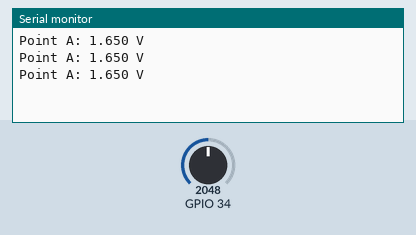
Recording of a sketch running on a simulated ESP32. Shown: the last lines printed to the serial monitor. The test bench sets the inputs (shaded band); at power-on: GPIO 34 = 2048.

Above: at 1.2 s.
1.3 s: GPIO 34 set to 2866
At 1.9 s:
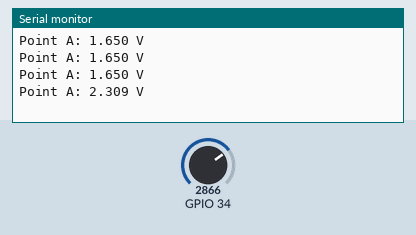
2.8 s: GPIO 34 set to 3603
At 3.4 s:
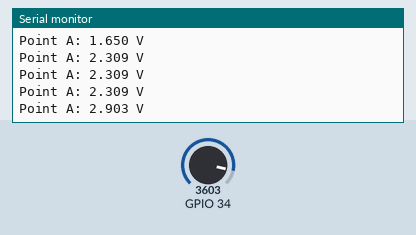
Timing chart, 0 to 5.8 s (numbered marks = the images above; inputs shaded):
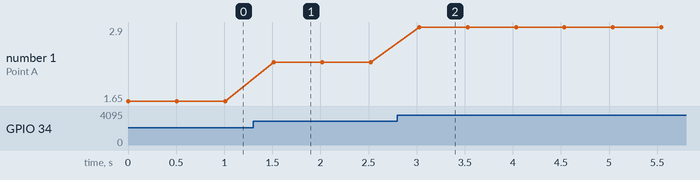

Measured:
- after the input at 1.3 s, the serial monitor: prints a new line after 0.21 s (image 1)
- after the input at 2.8 s, the serial monitor: prints a new line after 0.23 s (image 2)
- plotted number 1: 1.65 → 2.31 after the input at 1.3 s, 2.31 → 2.9 after the input at 2.8 s

The sketch:

ch07-esp32.ino
```cpp
void setup() {
  Serial.begin(115200);
}

void loop() {
  long sum = 0;
  for (int n = 0; n < 32; n++) sum += analogReadMilliVolts(34);
  float va = sum / 32.0 / 1000.0;
  Serial.printf("Point A: %.3f V\n", va);
  delay(500);
}
```
